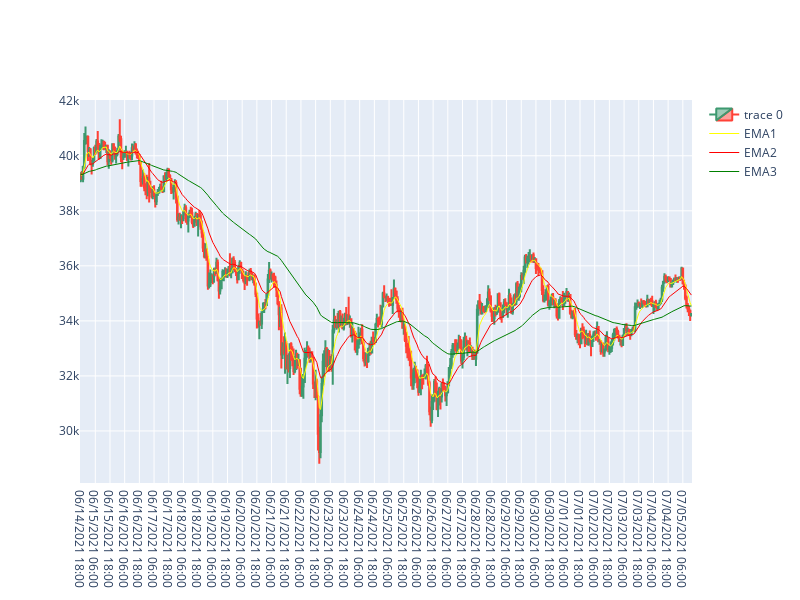

The notebook cell this image was saved under:
### Code cell
# In this notebook, I'll show how to load Bitcoin data from Binance, convert this into
# a Pandas data frame, calculate exponential moving averages, and visualize the results
# in a candlestick graph using Plotly.


import pandas as pd
import numpy as np
from tzlocal import get_localzone
import requests
import json
import talib
from datetime import datetime
import plotly.graph_objects as go
from plotly.subplots import make_subplots
from IPython.core.display import display, HTML

# Notebook settings
pd.set_option('display.max_columns', 200)
pd.set_option('display.max_rows', 1000)
pd.set_option('mode.chained_assignment', None)
display(HTML("<style>div.output_scroll { height: 44em; }</style>"))
mytz = get_localzone()

# EMA's configurations
config = {
    "EMA1": 7,
    "EMA2": 25,
    "EMA3": 99,
}

def loadDFfromBinance(coinPair, timeInterval):
    resp = requests.get('https://www.binance.com/api/v3/klines?symbol=' + coinPair + '&interval=' + timeInterval)
    df = pd.DataFrame(json.loads(resp.text))
    df = df[[0, 1, 2, 3, 4, 5]]
    df = df.rename(columns = { 0: 'Date', 1: 'Open', 2: 'High', 3: 'Low', 4: 'Close', 5: 'Volume' })
    df = df.set_index(pd.DatetimeIndex(df['Date']))

    df['High'] = df['High'].astype(float)
    df['Low'] = df['Low'].astype(float)
    df["Close"] = df['Close'].astype(float)
    df['Open'] = df['Open'].astype(float)
    df['Volume'] = df['Volume'].astype(float)
    df['Date'] =  pd.to_datetime(df['Date'], unit='ms').dt.tz_localize('UTC').dt.tz_convert(mytz).dt.strftime('%m/%d/%Y %H:%M')

    return df

def calculateEMAs(df):
    df_copy = df.copy()

    df_copy['EMA1'] = df_copy['Close'].ewm(span=config['EMA1'], adjust=False).mean()
    df_copy['EMA2'] = df_copy['Close'].ewm(span=config['EMA2'], adjust=False).mean()
    df_copy['EMA3'] = df_copy['Close'].ewm(span=config['EMA3'], adjust=False).mean()
    
    return df_copy

def showGraph(df):
    fig = make_subplots(rows=1, cols=1, shared_xaxes=True, specs=[[{ 'type': 'candlestick', 'rowspan': 1 }]])
    fig.update(layout_xaxis_rangeslider_visible=False)
    fig.update_layout(autosize=False, width=800, height=600)
    fig.add_trace(go.Candlestick(x=df['Date'], open=df['Open'], high=df['High'], low=df['Low'], close=df['Close']), row=1, col=1)
    fig.add_trace(go.Scatter(x=df['Date'], y=df['EMA1'], line=dict(color='yellow', width=1), name="EMA1"), row=1, col=1)
    fig.add_trace(go.Scatter(x=df['Date'], y=df['EMA2'], line=dict(color='red', width=1), name="EMA2"), row=1, col=1)
    fig.add_trace(go.Scatter(x=df['Date'], y=df['EMA3'], line=dict(color='green', width=1), name="EMA3"), row=1, col=1)
    fig.show()

showGraph(calculateEMAs(loadDFfromBinance('BTCUSDT', '1h')))

### Figure 1 — Plotly figure (JSON) as saved in the notebook; plotly's stock layout.template omitted (floating-point values rounded to 4 significant figures; data arrays with more than 128 entries replaced by an {"elided": "..."} marker saying what was removed)
{"data": [{"close": {"elided": "500 float values"}, "high": {"elided": "500 float values"}, "low": {"elided": "500 float values"}, "open": {"elided": "500 float values"}, "type": "candlestick", "x": {"elided": "500 str values"}, "xaxis": "x", "yaxis": "y"}, {"line": {"color": "yellow", "width": 1}, "name": "EMA1", "type": "scatter", "x": {"elided": "500 str values"}, "xaxis": "x", "y": {"elided": "500 float values"}, "yaxis": "y"}, {"line": {"color": "red", "width": 1}, "name": "EMA2", "type": "scatter", "x": {"elided": "500 str values"}, "xaxis": "x", "y": {"elided": "500 float values"}, "yaxis": "y"}, {"line": {"color": "green", "width": 1}, "name": "EMA3", "type": "scatter", "x": {"elided": "500 str values"}, "xaxis": "x", "y": {"elided": "500 float values"}, "yaxis": "y"}], "layout": {"autosize": false, "height": 600, "width": 800, "xaxis": {"anchor": "y", "domain": [0, 1], "rangeslider": {"visible": false}}, "yaxis": {"anchor": "x", "domain": [0, 1]}}}
